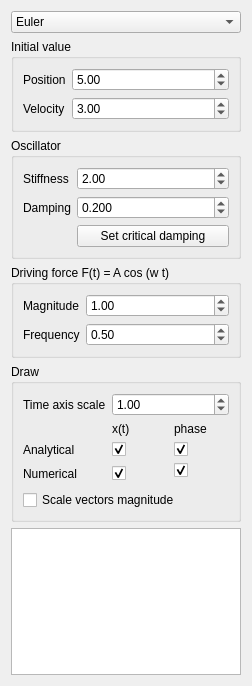
<?xml version="1.0" encoding="UTF-8"?>
<ui version="4.0">
 <class>WidgetTestIntegrators</class>
 <widget class="QWidget" name="WidgetTestIntegrators">
  <property name="geometry">
   <rect>
    <x>0</x>
    <y>0</y>
    <width>252</width>
    <height>686</height>
   </rect>
  </property>
  <property name="maximumSize">
   <size>
    <width>260</width>
    <height>16777215</height>
   </size>
  </property>
  <property name="windowTitle">
   <string>Form</string>
  </property>
  <layout class="QVBoxLayout" name="verticalLayout">
   <item>
    <widget class="QComboBox" name="integrator">
     <item>
      <property name="text">
       <string>Euler</string>
      </property>
     </item>
     <item>
      <property name="text">
       <string>Symplectic Euler</string>
      </property>
     </item>
     <item>
      <property name="text">
       <string>Midpoint</string>
      </property>
     </item>
     <item>
      <property name="text">
       <string>RK2 (Heun)</string>
      </property>
     </item>
     <item>
      <property name="text">
       <string>RK4</string>
      </property>
     </item>
     <item>
      <property name="text">
       <string>Verlet</string>
      </property>
     </item>
    </widget>
   </item>
   <item>
    <widget class="QGroupBox" name="groupBox_2">
     <property name="title">
      <string>Initial value</string>
     </property>
     <layout class="QFormLayout" name="formLayout_2">
      <item row="0" column="0">
       <widget class="QLabel" name="label_6">
        <property name="text">
         <string>Position</string>
        </property>
       </widget>
      </item>
      <item row="0" column="1">
       <widget class="QDoubleSpinBox" name="initialPos">
        <property name="minimum">
         <double>-10.000000000000000</double>
        </property>
        <property name="maximum">
         <double>10.000000000000000</double>
        </property>
        <property name="value">
         <double>5.000000000000000</double>
        </property>
       </widget>
      </item>
      <item row="1" column="0">
       <widget class="QLabel" name="label_5">
        <property name="text">
         <string>Velocity</string>
        </property>
       </widget>
      </item>
      <item row="1" column="1">
       <widget class="QDoubleSpinBox" name="initialVel">
        <property name="minimum">
         <double>-10.000000000000000</double>
        </property>
        <property name="maximum">
         <double>10.000000000000000</double>
        </property>
        <property name="value">
         <double>3.000000000000000</double>
        </property>
       </widget>
      </item>
     </layout>
    </widget>
   </item>
   <item>
    <widget class="QGroupBox" name="groupBox">
     <property name="title">
      <string>Oscillator</string>
     </property>
     <layout class="QFormLayout" name="formLayout">
      <item row="0" column="0">
       <widget class="QLabel" name="label">
        <property name="text">
         <string>Stiffness</string>
        </property>
       </widget>
      </item>
      <item row="0" column="1">
       <widget class="QDoubleSpinBox" name="stiffness">
        <property name="maximum">
         <double>1000.000000000000000</double>
        </property>
        <property name="value">
         <double>2.000000000000000</double>
        </property>
       </widget>
      </item>
      <item row="1" column="0">
       <widget class="QLabel" name="label_2">
        <property name="text">
         <string>Damping</string>
        </property>
       </widget>
      </item>
      <item row="1" column="1">
       <widget class="QDoubleSpinBox" name="damping">
        <property name="decimals">
         <number>3</number>
        </property>
        <property name="maximum">
         <double>1000.000000000000000</double>
        </property>
        <property name="singleStep">
         <double>0.100000000000000</double>
        </property>
        <property name="value">
         <double>0.200000000000000</double>
        </property>
       </widget>
      </item>
      <item row="2" column="1">
       <widget class="QPushButton" name="btnCriticalDamp">
        <property name="text">
         <string>Set critical damping</string>
        </property>
       </widget>
      </item>
     </layout>
    </widget>
   </item>
   <item>
    <widget class="QGroupBox" name="groupBox_3">
     <property name="title">
      <string>Driving force F(t) = A cos (w t)</string>
     </property>
     <layout class="QFormLayout" name="formLayout_3">
      <item row="0" column="0">
       <widget class="QLabel" name="label_3">
        <property name="text">
         <string>Magnitude</string>
        </property>
       </widget>
      </item>
      <item row="0" column="1">
       <widget class="QDoubleSpinBox" name="forceMagnitude">
        <property name="maximum">
         <double>1000.000000000000000</double>
        </property>
        <property name="value">
         <double>1.000000000000000</double>
        </property>
       </widget>
      </item>
      <item row="1" column="0">
       <widget class="QLabel" name="label_4">
        <property name="text">
         <string>Frequency</string>
        </property>
       </widget>
      </item>
      <item row="1" column="1">
       <widget class="QDoubleSpinBox" name="forceFrequency">
        <property name="maximum">
         <double>1000.000000000000000</double>
        </property>
        <property name="value">
         <double>0.500000000000000</double>
        </property>
       </widget>
      </item>
     </layout>
    </widget>
   </item>
   <item>
    <widget class="QGroupBox" name="groupBox_4">
     <property name="title">
      <string>Draw</string>
     </property>
     <layout class="QGridLayout" name="gridLayout_2">
      <item row="2" column="2">
       <widget class="QCheckBox" name="drawPhaseAnalytic">
        <property name="text">
         <string/>
        </property>
        <property name="checked">
         <bool>true</bool>
        </property>
       </widget>
      </item>
      <item row="3" column="2">
       <widget class="QCheckBox" name="drawPhaseNumerical">
        <property name="text">
         <string/>
        </property>
        <property name="checked">
         <bool>true</bool>
        </property>
       </widget>
      </item>
      <item row="3" column="1" rowspan="2">
       <widget class="QCheckBox" name="drawOscillationNumerical">
        <property name="text">
         <string/>
        </property>
        <property name="checked">
         <bool>true</bool>
        </property>
       </widget>
      </item>
      <item row="2" column="0">
       <widget class="QLabel" name="label_11">
        <property name="text">
         <string>Analytical</string>
        </property>
       </widget>
      </item>
      <item row="1" column="1">
       <widget class="QLabel" name="label_8">
        <property name="text">
         <string>x(t)</string>
        </property>
       </widget>
      </item>
      <item row="3" column="0" rowspan="2">
       <widget class="QLabel" name="label_10">
        <property name="text">
         <string>Numerical</string>
        </property>
       </widget>
      </item>
      <item row="2" column="1">
       <widget class="QCheckBox" name="drawOscillationAnalytic">
        <property name="text">
         <string/>
        </property>
        <property name="checked">
         <bool>true</bool>
        </property>
       </widget>
      </item>
      <item row="1" column="2">
       <widget class="QLabel" name="label_9">
        <property name="text">
         <string>phase</string>
        </property>
       </widget>
      </item>
      <item row="0" column="0">
       <widget class="QLabel" name="label_7">
        <property name="text">
         <string>Time axis scale</string>
        </property>
       </widget>
      </item>
      <item row="0" column="1" colspan="2">
       <widget class="QDoubleSpinBox" name="timeScale">
        <property name="decimals">
         <number>2</number>
        </property>
        <property name="maximum">
         <double>100.000000000000000</double>
        </property>
        <property name="singleStep">
         <double>0.100000000000000</double>
        </property>
        <property name="value">
         <double>1.000000000000000</double>
        </property>
       </widget>
      </item>
      <item row="5" column="0" colspan="3">
       <widget class="QCheckBox" name="drawScaleVectors">
        <property name="text">
         <string>Scale vectors magnitude</string>
        </property>
       </widget>
      </item>
     </layout>
    </widget>
   </item>
   <item>
    <widget class="QTextEdit" name="textSimVals">
     <property name="sizePolicy">
      <sizepolicy hsizetype="Expanding" vsizetype="Preferred">
       <horstretch>0</horstretch>
       <verstretch>0</verstretch>
      </sizepolicy>
     </property>
     <property name="font">
      <font>
       <pointsize>8</pointsize>
      </font>
     </property>
     <property name="readOnly">
      <bool>true</bool>
     </property>
    </widget>
   </item>
   <item>
    <spacer name="verticalSpacer">
     <property name="orientation">
      <enum>Qt::Vertical</enum>
     </property>
     <property name="sizeHint" stdset="0">
      <size>
       <width>20</width>
       <height>40</height>
      </size>
     </property>
    </spacer>
   </item>
  </layout>
 </widget>
 <resources/>
 <connections/>
</ui>
